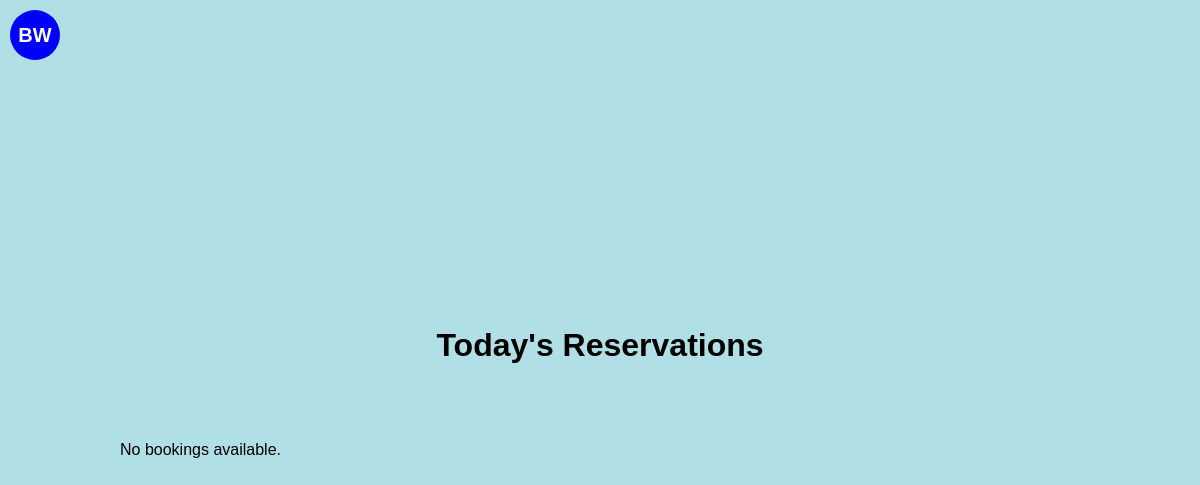
Before: / with the older database file.
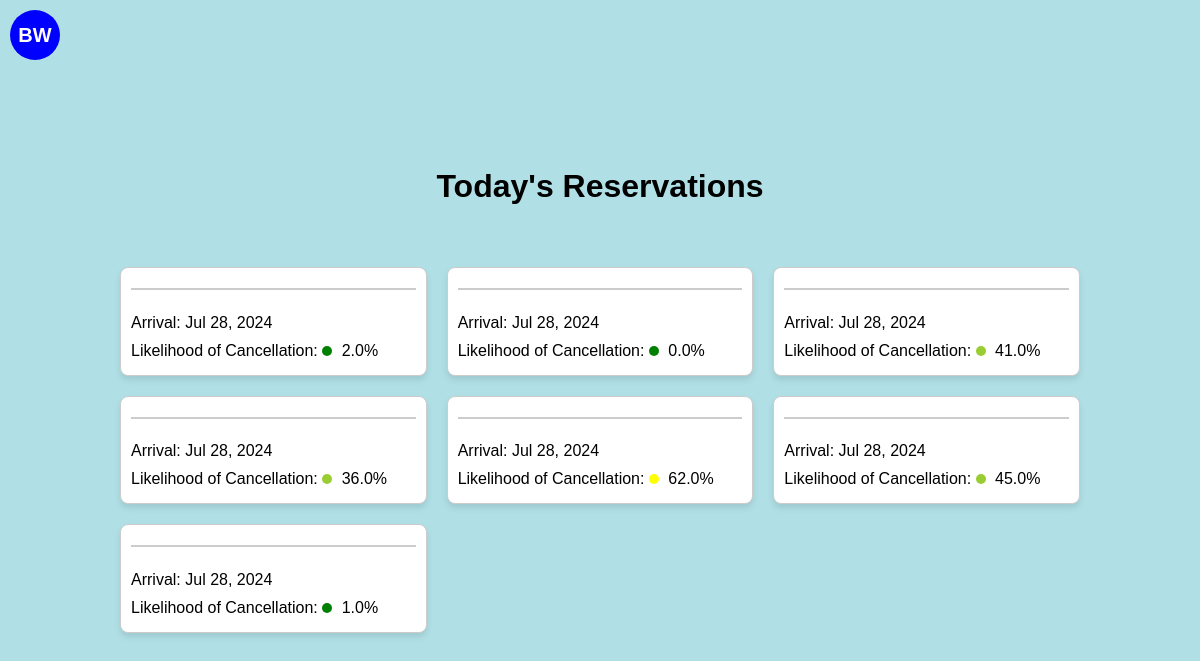
After: the same page with the newer database file.
### cancellationPredictor/models.py (models this page shows, shortened)
class Booking(models.Model):
    month_of_booking = models.IntegerField()
    day_of_booking = models.IntegerField()
    weekday_of_booking = models.IntegerField()
    month_of_arrival = models.IntegerField()
    day_of_arrival = models.IntegerField()
    weekday_of_arrival = models.IntegerField()
    num_of_nights = models.IntegerField()
    is_repeated_guest = models.BooleanField()
    previous_stays = models.IntegerField()
    previous_cancellations = models.IntegerField()
    booking_to_arrival_duration = models.IntegerField()
    rate = models.DecimalField(max_digits=10, decimal_places=2)  # Assuming 'Rate' needs to handle decimals
    override = models.DecimalField(max_digits=10, decimal_places=2)  # Assuming 'Override' is a monetary value
    probability = models.DecimalField(max_digits=10, decimal_places=6)  # Storing probabilities with precision
    prediction = models.BooleanField()  # Assuming prediction is a binary outcome (True/False)
    guest_name = models.TextField()  # Adjust max_length as needed
    date_booking_made = models.DateField()
    scheduled_arrival = models.DateField()

### cancellationPredictor/views.py (the view)
# urls.py: path('', BookingListView.as_view(), name='booking-list'),
class BookingListView(ListView):
    model = Booking
    template_name = 'cancellationPredictor/booking_list.html'
    context_object_name = 'bookings'
    def get_queryset(self):
        today = timezone.localdate()
        today_arrivals = Booking.objects.filter(scheduled_arrival=today)
        fake = Faker()  # Create a Faker generator instance
        for booking in today_arrivals:
            booking.guest_name = fake.name()
        return today_arrivals

### cancellationPredictor/templatetags/custom_filters.py (called while the page is built)
@register.filter(name='multiply')
def multiply(value, arg):
    try:
        return float(value) * float(arg)
    except (ValueError, TypeError):
        return ''  # You might choose to handle the error differently.

### templates/cancellationPredictor/booking_list.html (shortened to what this page needs)
{% load custom_filters %}
<!DOCTYPE html>
<html>
<head>
</head>
<body>
    <div id="logo">BW</div>
    <h1>Today's Reservations</h1>
    <div class="grid-container">
        {% for booking in bookings %}
        <div class="card">
            <h3>{{ booking.guest_name }}</h3>
            <p>Arrival: {{ booking.scheduled_arrival|date:"M d, Y" }}</p>
            <p>Likelihood of Cancellation:
                <span class="probability-circle" style="background-color:
                    {% if booking.probability|multiply:100 < 25 %}
                        green
                    {% elif booking.probability|multiply:100 < 50 %}
                        yellowgreen
                    {% elif booking.probability|multiply:100 < 75 %}
                        yellow
                    {% else %}
                        red
                    {% endif %};
                "></span>
                {{ booking.probability|floatformat:2|multiply:100 }}%
            </p>
        </div>
        {% empty %}
        <p>No bookings available.</p>
        {% endfor %}
    </div>
</body>
</html>

### templates/cancellationPredictor/booking_list.html (style rules this page uses)
body { display: flex; flex-direction: column; align-items: center; justify-content: center; min-height: 100vh; margin: 0; font-family: Arial, sans-serif; background-color: #B0E0E6; }
#logo { position: absolute; top: 10px; left: 10px; width: 50px; height: 50px; background-color: #0000FF; border-radius: 50%; display: flex; justify-content: center; align-items: center; color: white; font-weight: bold; font-size: 20px; }
.grid-container { display: grid; grid-template-columns: repeat(auto-fill, minmax(250px, 1fr)); grid-gap: 20px; padding: 20px; width: 80%; max-width: 1000px; margin-top: 20px; }
.card { background-color: #FFFFFF; border: 1px solid #ccc; border-radius: 8px; box-shadow: 0 4px 6px rgba(0,0,0,0.1); padding: 10px; display: flex; flex-direction: column; justify-content: space-between; }
.card h3 { margin-top: 0; color: #333; border-bottom: 2px solid #ccc; padding-bottom: 10px; }
.card p { margin: 5px 0; }
.probability-circle { height: 10px; width: 10px; border-radius: 50%; display: inline-block; margin-right: 5px; }

Changed rows visible on the page:
now on this page (row edited): Booking: scheduled_arrival "Jul 28, 2024", probability|multiply "2.0"
now on this page (row edited): Booking: scheduled_arrival "Jul 28, 2024", probability|multiply "0.0"
added Booking: scheduled_arrival "Jul 28, 2024", probability|multiply "41.0"
added Booking: scheduled_arrival "Jul 28, 2024", probability|multiply "36.0"
added Booking: scheduled_arrival "Jul 28, 2024", probability|multiply "62.0"
added Booking: scheduled_arrival "Jul 28, 2024", probability|multiply "45.0"
added Booking: scheduled_arrival "Jul 28, 2024", probability|multiply "1.0"
Other visible differences:
text no longer shown: "No bookings available."
